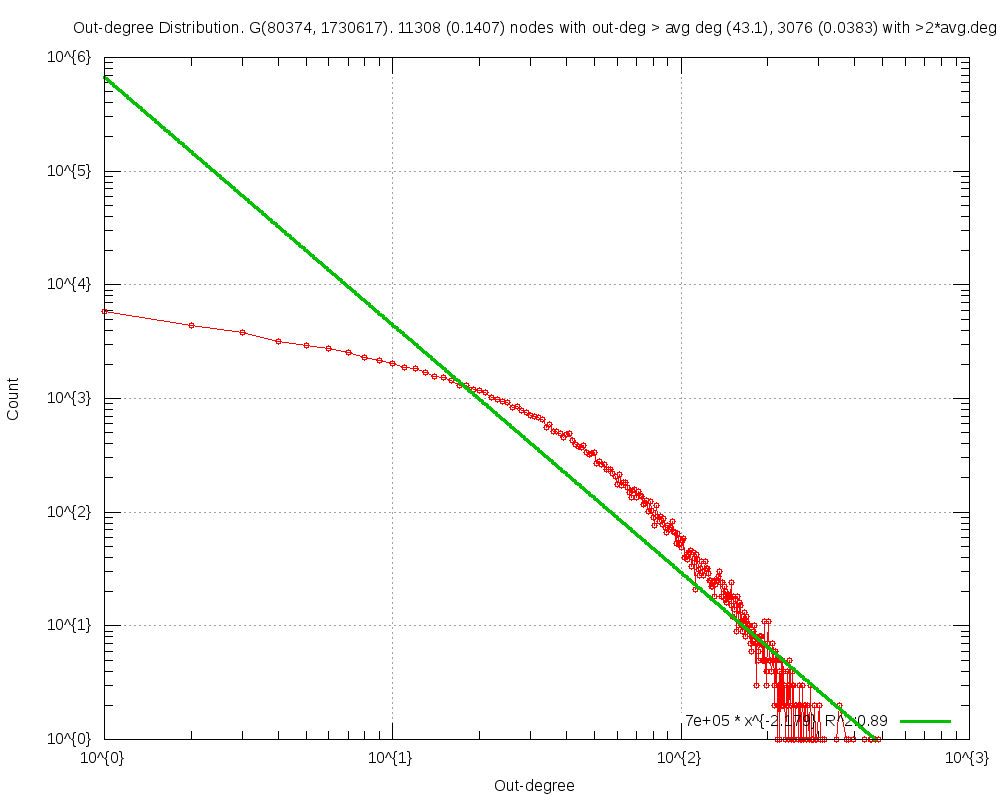

Here is the gnuplot script that generated this plot:
#
# Out-degree Distribution. G(80374, 1730617). 11308 (0.1407) nodes with out-deg > avg deg (43.1), 3076 (0.0383) with >2*avg.deg (Mon May  5 02:51:35 2014)
#

set title "Out-degree Distribution. G(80374, 1730617). 11308 (0.1407) nodes with out-deg > avg deg (43.1), 3076 (0.0383) with >2*avg.deg"
set key bottom right
set logscale xy 10
set format x "10^{%L}"
set mxtics 10
set format y "10^{%L}"
set mytics 10
set grid
set xlabel "Out-degree"
set ylabel "Count"
set tics scale 2
set yrange[1.000000:]
set terminal png size 1000,800
set output 'outDeg.FRDG_TCL_5.png'
plot 	"outDeg.FRDG_TCL_5.tab" using 1:2 title "" with linespoints pt 6,\
	f1(x)=670878.727880*x**-2.179124, f1(x) title "7e+05 * x^{-2.179}  R^2:0.89" with lines linewidth 3
